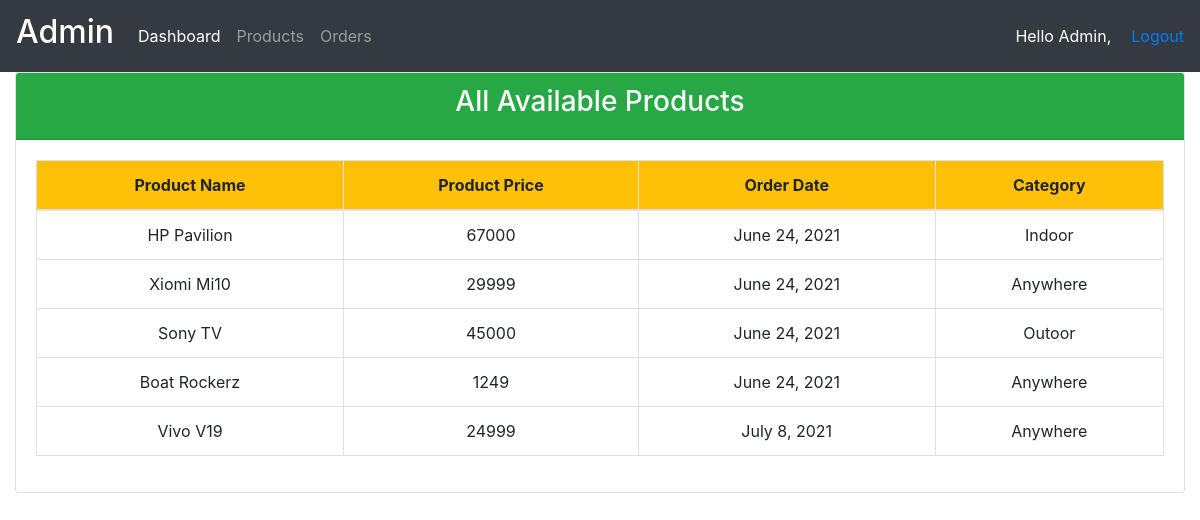
The page /products/ (signed in) on the database its author committed.
### accounts/models.py (models this page shows, shortened)
class Products(models.Model):
    CATAGORY_CHOICE = (
        ('Indoor','Indoor'),
        ('Outoor','Outoor'),
        ('Anywhere','Anywhere')
    )
    name = models.CharField(max_length=50)
    price = models.IntegerField()
    description = models.CharField(max_length=100)
    order_date = models.DateField(auto_now=True)
    category = models.CharField(choices=CATAGORY_CHOICE,max_length=100)

### accounts/decorators.py (the view)
        def wrapper_function(request,*args,**kwargs):
            group = None
            if request.user.groups.exists():
                group = request.user.groups.all()[0].name
            if group in allowed_roles:
                return view_function(request,*args,**kwargs)
            else:
                return HttpResponse('You are not autherized to view this page')

### accounts/views.py (called while the page is built)
@login_required(login_url='login')
@allowed_users(allowed_roles=['admin'])
def products(request):
    products = Products.objects.all()
    context = {'products':products}
    return render(request,'accounts/products.html',context)

### templates/accounts/products.html
{% extends 'accounts/base.html' %}
{% block content %}
<div class="container-fluid">
<div class="row">
    <div class="col-md-12">
        <div class="card">
            <div class="card-header bg-success text-center text-white">
                <h3>All Available Products</h3>
            </div>
            <div class="card-body">
                <table class="table table-bordered text-center">
                    <thead class="bg-warning">
                    <tr>
                        <th>Product Name</th>
                        <th>Product Price</th>
                        <th>Order Date</th>
                        <th>Category</th>
                    </tr>
                    </thead>
                    <tbody>
                    {% for product in products %}
                        <tr>
                        <td>{{ product.name }}</td>
                        <td>{{ product.price }}</td>
                        <td>{{ product.order_date }}</td>
                        <td>{{ product.category }}</td>
                        </tr>
                    {% endfor %}
                    </tbody>
                </table>
            </div>
        </div>
    </div>
</div>
</div>
{% endblock %}

### templates/accounts/navbar.html (shortened to what this page needs)
<!DOCTYPE html>
<html lang="en">
<head>
</head>
<body>
{% block content %}
<nav class="navbar navbar-expand-lg navbar-dark bg-dark">
  <a class="navbar-brand" href="#"><h2>{{ request.user|title }}</h2></a>
  <div class="collapse navbar-collapse" id="navbarNav">
    <ul class="navbar-nav">
      {% if request.user.is_staff %}
      <li class="nav-item active">
        <a class="nav-link" href="{% url 'home' %}">Dashboard</a>
      </li>
      <li class="nav-item">
        <a class="nav-link" href="{% url 'products' %}">Products</a>
      </li>
      <li class="nav-item">
        <a class="nav-link" href="{% url 'orders' %}">Orders</a>
      </li>
      {% else %}
        <li class="nav-item">
        <a class="nav-link" href="#">Profile</a>
      </li>
      {% endif %}
    </ul>
  </div>
    <span id="user1">Hello {{ request.user|capfirst }},</span>
    <span id="lg1"><a href="{% url 'logout' %}">Logout</a></span>
</nav>
{% endblock %}
</body>
</html>

### templates/accounts/navbar.html (style rules this page uses)
#user1 { color: white; }
#lg1 { color: white; margin-left: 20px; }

### rows shown on the page
Products: name "HP Pavilion", price "67000", order_date "June 24, 2021", category "Indoor"
Products: name "Xiomi Mi10", price "29999", order_date "June 24, 2021", category "Anywhere"
Products: name "Sony TV", price "45000", order_date "June 24, 2021", category "Outoor"
Products: name "Boat Rockerz", price "1249", order_date "June 24, 2021", category "Anywhere"
Products: name "Vivo V19", price "24999", order_date "July 8, 2021", category "Anywhere"

### other values the page prints
{{ request.user|title }} "Admin"
{{ request.user|capfirst }} "Admin"
